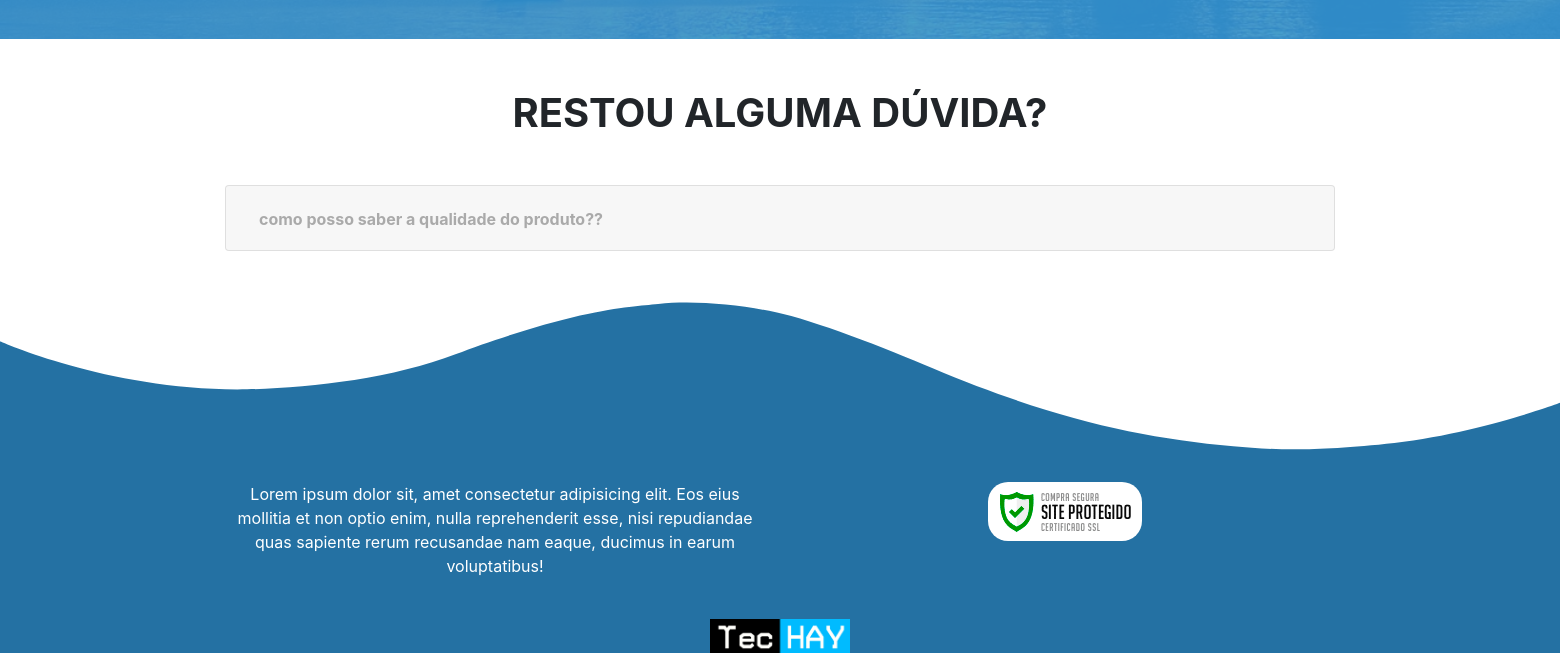
/ (lower part), run on an earlier commit of the app's database.
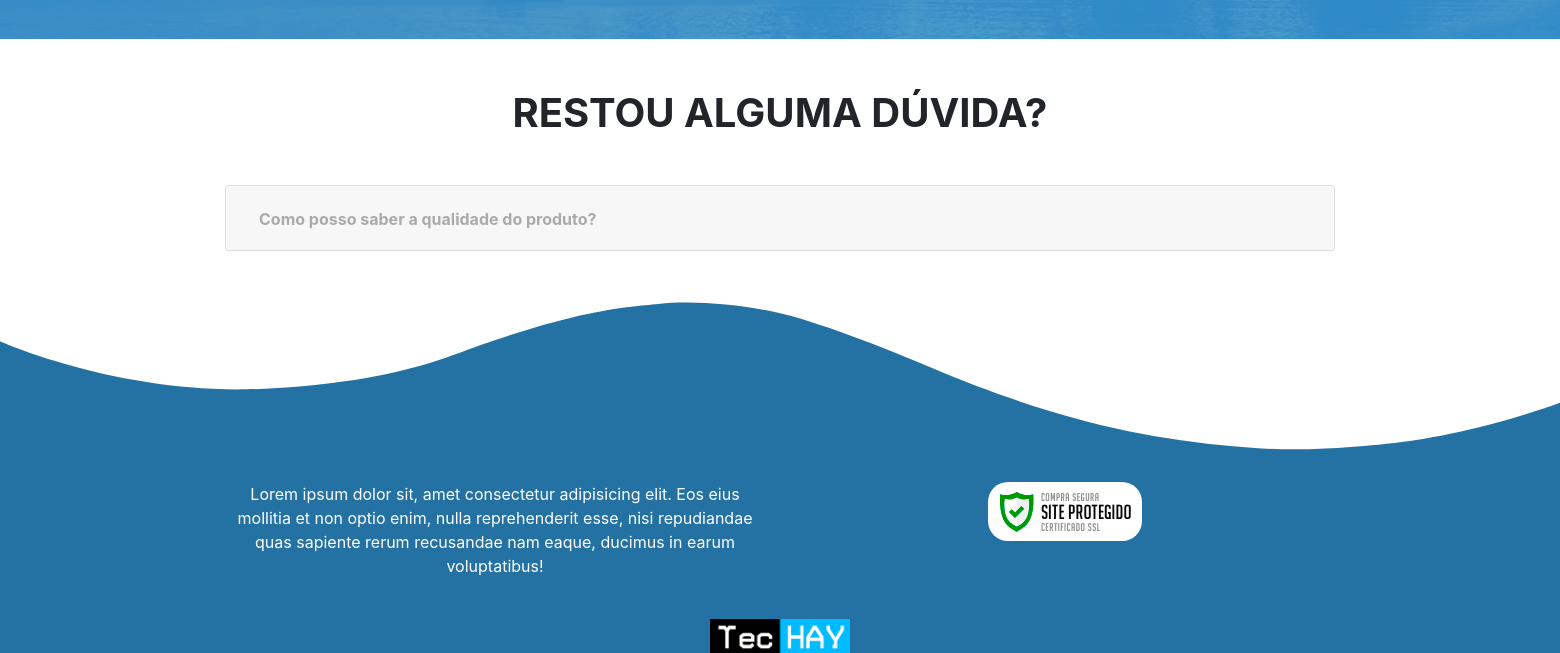
And on a later commit of the database.
### inicial/models.py (models this page shows)
class Doubt(models.Model):
	ask = models.CharField(max_length=255)
	response = models.TextField()

### inicial/views.py (the view)
# urls.py: path('', views.index, name="home"),
def index(request):
	doubts = Doubt.objects.all()
	clients = Client.objects.all()
	Photo_Product = PhotoProdutoAfterBefore.objects.all()
	products = Product.objects.all()
	initial = Initial.objects.get(pk=1)
	video = Video_Description.objects.get(pk=1)
	hows = How_Use.objects.all()
	how_text = How_Use_Text.objects.get(pk=1)
	ingredients = Ingredients.objects.all()
	data = {'doubts': doubts, 'clients':clients, 'Photo_Product':Photo_Product,
	 		'products': products, 'initial': initial, 'video': video, 'hows': hows,
	 		'how_text': how_text, 'ingredients': ingredients}
	return render(request, 'index.html', data)

### inicial/templates/index.html (shortened to what this page needs)
<!DOCTYPE html>
<html lang="en">
{% load static %}
<head>
  <link rel="stylesheet" href="https://stackpath.bootstrapcdn.com/bootstrap/4.4.1/css/bootstrap.min.css"
>
  <link rel="stylesheet" href="{% static 'css/style.css' %}" />
  <link rel="stylesheet" href="{% static 'css/style-mobile.css' %}" />
</head>
<body>
  <div id="container-buy">
    <div class="bg-buy">
    </div>
  </div>
  <div id="container-duvidas">
    <div class="container">
      <div class="row">
        <div class="col-12">
          <div class="info-duvidas">
            <h3>Restou alguma dúvida?</h3>
          </div>
        </div>
        <div class="col-12">
          <div class="accordion" id="accordionT">
            {% for doubt in doubts %}
            <div class="card">
              <div class="card-header" id="headingOne">
                <h2 class="mb-0">
                  <button class="btn btn-link" type="button" data-toggle="collapse" data-target="#collapseOne"
                    aria-expanded="true" aria-controls="collapseOne">
                    {{doubt.ask}}
                  </button>
                </h2>
              </div>
            </div>
            {% endfor %}
          </div>
        </div>
      </div>
    </div>
  </div>
  <div class="divide-to-footer">
    <div class="svg-border">
    </div>
  </div>
  <div id="footer">
    <div class="container">
      <div class="row">
        <div class="col-12 col-lg-6">
          <div class="text-footer">
            <p>Lorem ipsum dolor sit, amet consectetur adipisicing elit. Eos eius mollitia et non optio enim, nulla
              reprehenderit esse, nisi repudiandae quas sapiente rerum recusandae nam eaque, ducimus in earum
              voluptatibus!</p>
          </div>
        </div>
        <div class="col-12 col-lg-6">
          <div class="img-seguro">
            <img src="{% static 'img/site-seguro-1.png' %}" />
          </div>
        </div>
      </div>
      <div class="row">
        <div class="col-12">
          <div class="img-logo-techay">
            <a href="https://www.hostpotiguar.com.br" target="_blank" data-toggle="tooltip" data-placement="top"
              title="Desenvolvido por TecHAY">
              <img class="logo-techay" src="{% static 'img/NEW_LOGO_TecHAY.png' %}" />
            </a>
          </div>
        </div>
      </div>
    </div>
  </div>
</body>
</html>

What changed in the data, as far as the page shows it:
changed Doubt: ask "como posso saber a qualidade do produto??" → "Como posso saber a qualidade do produto?"
